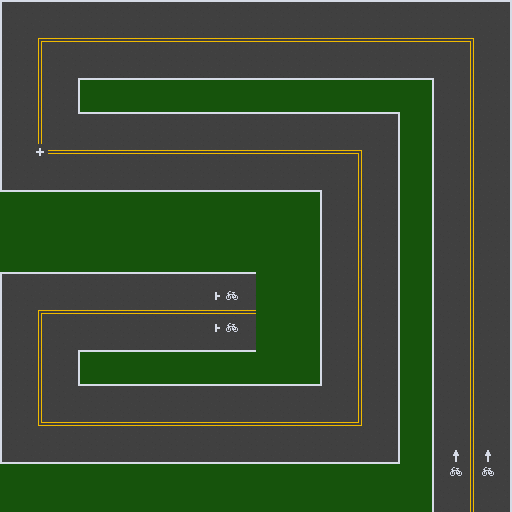

The image is a tile-based game level rendered from a .tmx file. Its description and source (layers, tilesets, objects; grid data summarised) follow:
An orthogonal 32x32 tile map with 16x16 px tiles, 1 tile layer (map) and 5 objects (1, 2, 3, 4, 5).

<map version="1.0" orientation="orthogonal" renderorder="right-down" width="32" height="32" tilewidth="16" tileheight="16" backgroundcolor="#16530c" nextobjectid="6">
 <tileset firstgid="1" name="roads" tilewidth="16" tileheight="16" spacing="1" tilecount="88" columns="11">
  <image source="roads.png" width="186" height="135" />
 </tileset>
 <layer name="map" width="32" height="32">
  <data>[1024 cells, 705 non-empty, 23 distinct tile ids]</data>
 </layer>
 <objectgroup name="lines">
  <object id="1" name="1" x="440" y="456">
   <polyline points="0,0 0,-384 -368,-384 -368,-336 -48,-336 -48,0 -432,0 -432,-176 -224,-176" />
  </object>
  <object id="2" name="2" x="456" y="456">
   <polyline points="0,0 0,-400 -400,-400 -400,-320 -80,-320 -80,-16 -432,-16 -432,-160 -240,-160" />
  </object>
  <object id="3" name="3" x="472" y="456">
   <polyline points="0,0 0,-416 -432,-416 -432,-304 -112,-304 -112,-32 -432,-32 -432,-144 -256,-144" />
  </object>
  <object id="4" name="4" x="488" y="456">
   <polyline points="0,0 0,-432 -464,-432 -464,-288 -144,-288 -144,-48 -432,-48 -432,-128 -272,-128" />
  </object>
  <object id="5" name="5" x="504" y="456">
   <polyline points="0,0 0,-448 -496,-448 -496,-272 -176,-272 -176,-64 -432,-64 -432,-112 -288,-112" />
  </object>
 </objectgroup>
</map>